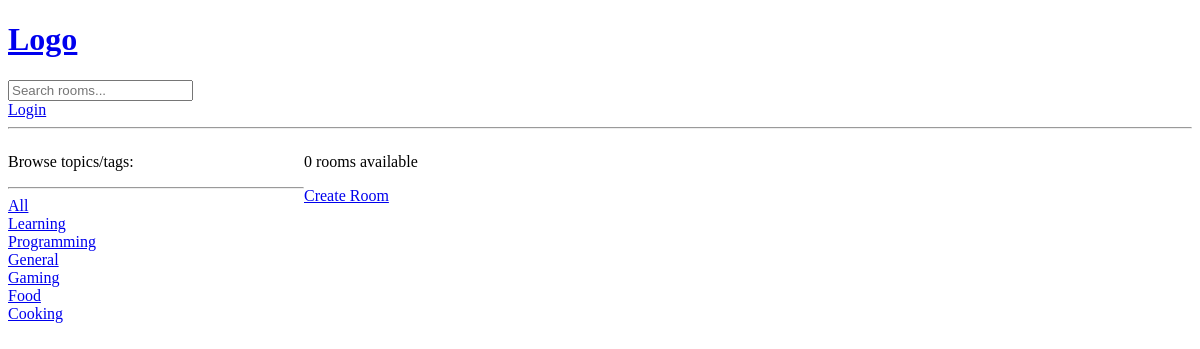
The page /?q=Gaming on the database as committed earlier.
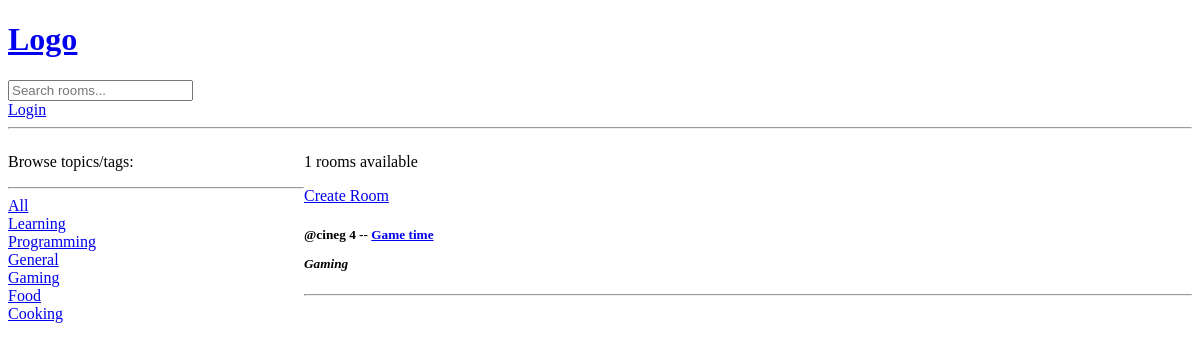
The same page on the database as committed later.
### base/models.py (models this page shows, shortened)
class Topic(models.Model):
    name = models.CharField(max_length=200)

class Room(models.Model):
    host = models.ForeignKey(User, on_delete=models.SET_NULL, null=True)
    topic = models.ForeignKey(Topic, on_delete=models.SET_NULL, null=True)
    name = models.CharField(max_length=200)
    description = models.TextField(null=True, blank=True)
    updated = models.DateTimeField(auto_now=True)
    created = models.DateTimeField(auto_now_add=True)
    class Meta:
        ordering: list[str] = ["-updated", "-created"]

### base/views.py (the view)
# urls.py: path("", views.home, name="home"),
def home(request: HttpRequest) -> HttpResponse:
    q: str | None = request.GET.get("q")
    if q == None:
        q = ""
    rooms: BaseManager[Room] = Room.objects.filter(
        Q(topic__name__icontains=q) | Q(name__icontains=q) | Q(description__icontains=q)
    )
    topics: BaseManager[Topic] = Topic.objects.all()
    rooms_count: int = rooms.count()
    context: dict = {"rooms": rooms, "topics": topics, "rooms_count": rooms_count}
    return render(request, "base/home.html", context)

### base/templates/base/home.html (shortened to what this page needs)
{% extends "main.html" %}
{% block content %}
    <main>
        <aside>
            <p>Browse topics/tags:</p>
            <hr />
            <div>
                <a href={% url "home" %}>All</a>
            </div>
            {% for topic in topics %}
                <div>
                    <a href={% url "home" %}?q={{ topic.name }}> {{ topic.name }} </a>
                </div>
            {% endfor %}
        </aside>
        <section class="chatrooms">
            <p>{{ rooms_count }} rooms available</p>
            <a href="{% url 'create-room' %}">Create Room</a>
            {% for room in rooms %}
                <article>
                    <h5>
                        <span>@{{ room.host.username }}</span>
                        {{ room.id }} --
                        <a href="{% url 'room' room.id %}">{{ room.name }}</a>
                        <p>
                            <i>{{ room.topic.name }}</i>
                        </p>
                    </h5>
                    <hr />
                {% endfor %}
            </article>
        </section>
    </main>
{% endblock content %}

Rows that differ between the two databases and show on the page:
added Room: host.username "cineg", id "4", name "Game time", topic.name "Gaming"
Other text that changed with them:
{{ rooms_count }}: "0" → "1"
